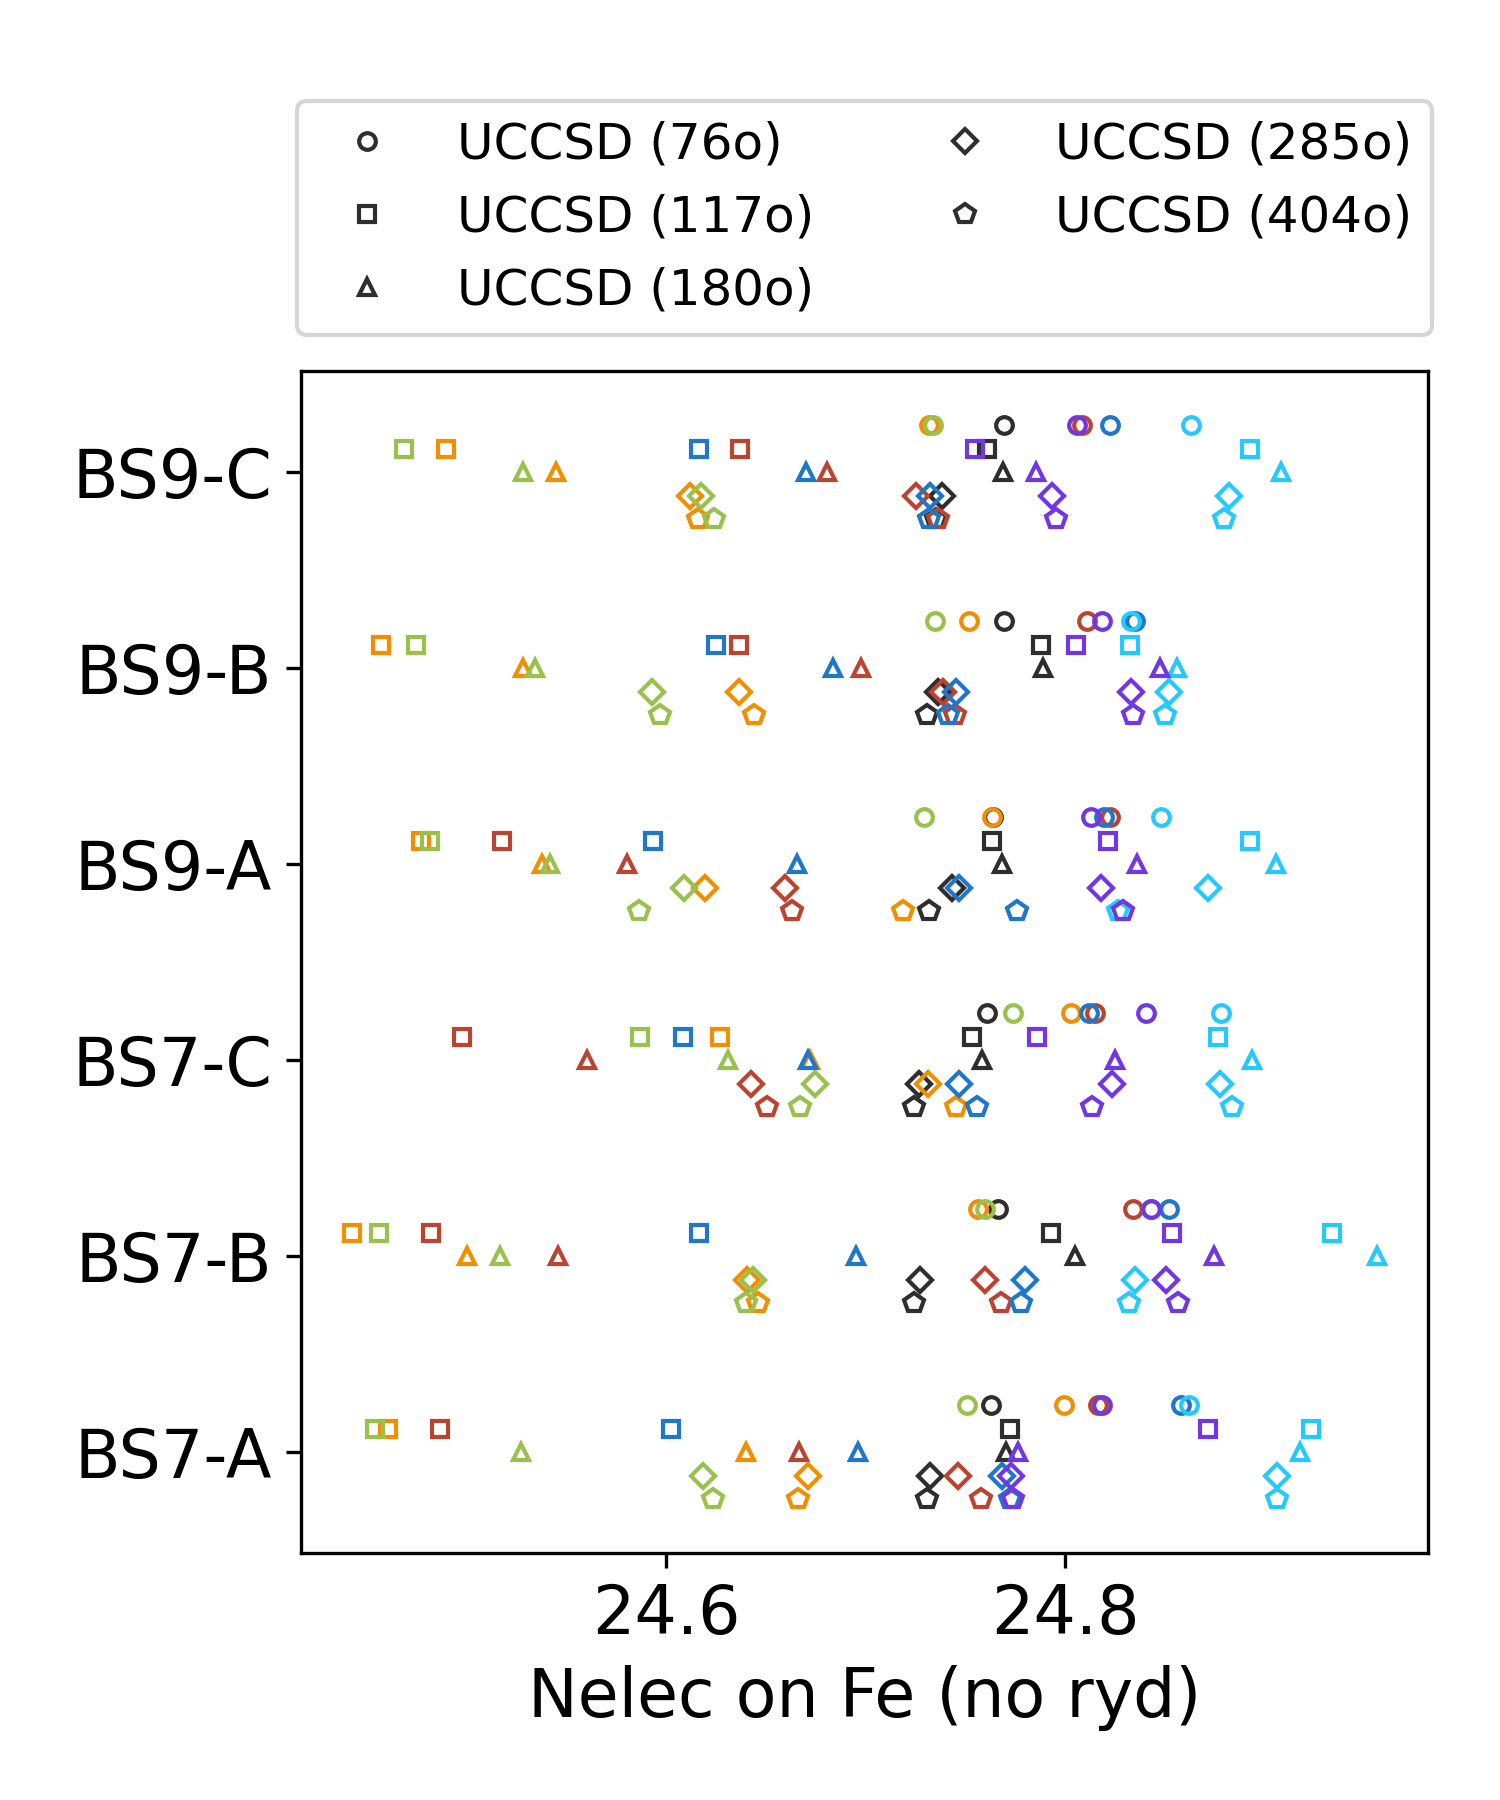

Reproduce this figure in Python.
# ---------------------------------------------------------------------------
# Copyright (C) 2026 Huanchen Zhai. All Rights Reserved.
# 
# This program is free software: you can redistribute it and/or modify
# it under the terms of the GNU General Public License as published by
# the Free Software Foundation, either version 3 of the License, or
# (at your option) any later version.
# 
# This program is distributed in the hope that it will be useful,
# but WITHOUT ANY WARRANTY; without even the implied warranty of
# MERCHANTABILITY or FITNESS FOR A PARTICULAR PURPOSE.  See the
# GNU General Public License for more details.
# 
# You should have received a copy of the GNU General Public License
# along with this program.  If not, see <https://www.gnu.org/licenses/>.
# ---------------------------------------------------------------------------


import matplotlib.pyplot as plt
import numpy as np, json

plt.rcParams.update({'font.size': 16})
plt.figure(figsize=(5, 6))

data = json.load(open("../20-Data/90-colors.json", "r", encoding='utf-8'))
data |= json.load(open("../20-Data/80-bs-states.json", "r", encoding='utf-8'))
data |= json.load(open("../20-Data/01-llduc-uccsd.json", "r", encoding='utf-8'))
data |= json.load(open("../20-Data/14-large-uccsd.json", "r", encoding='utf-8'))

bs_init = data['bs']
bs_map = data['name_x']
colors = data['colors']

prop_uccsd = np.array([min([(x['uccsd'], x['uccsd(t)'], x['uccsd-elec-pop-noryd'][:7])
    for x in data['uccsd'][str(ix)]])[2] for ix in range(35)] )

prop_uccsd_ls = np.array([[min([(x['uccsd'], x['uccsd(t)'], x.get('uccsd-elec-pop-noryd', [np.nan] * 8)[:7])
    for x in data['large_uccsd'][str(ia)][str(ix)] if 'uccsd' in x]
    + [(0, 0, [0] * 7)])[2] for ix in range(35)] for ia in range(4)])

ibs = [6, 7, 9][0]
inits = bs_init[ibs] if ibs != 6 else bs_init[6] + bs_init[8]

for ix, i in enumerate(inits):
    for p in range(7):
        plt.plot(prop_uccsd[i, p], ix + 0.24, '', linewidth=0, marker='o', mec=colors[p], markersize=4, color=colors[p], mfc='none', label='UCCSD (76o)' if ix == 0 and p == 0 else None)
        plt.plot(prop_uccsd_ls[0][i, p], ix + 0.12, '', linewidth=0, marker='s', mec=colors[p], markersize=4, color=colors[p], mfc='none', label='UCCSD (117o)' if ix == 0 and p == 0 else None)
        plt.plot(prop_uccsd_ls[1][i, p], ix - 0.00, '', linewidth=0, marker='^', mec=colors[p], markersize=4, color=colors[p], mfc='none', label='UCCSD (180o)' if ix == 0 and p == 0 else None)
        plt.plot(prop_uccsd_ls[2][i, p], ix - 0.12, '', linewidth=0, marker='D', mec=colors[p], markersize=4, color=colors[p], mfc='none', label='UCCSD (285o)' if ix == 0 and p == 0 else None)
        plt.plot(prop_uccsd_ls[3][i, p], ix - 0.24, '', linewidth=0, marker='p', mec=colors[p], markersize=5, color=colors[p], mfc='none', label='UCCSD (404o)' if ix == 0 and p == 0 else None)
plt.yticks([0, 1, 2, 3, 4, 5], [bs_map[str(x)] for x in inits])
plt.legend(bbox_to_anchor=(0.5, 1.13), loc='center', fontsize=12, ncols=2)
plt.xlabel('Nelec on Fe (no ryd)')
plt.tight_layout()
plt.savefig('16-sm-large-pop-d-elec-bs7.png', dpi=300)
